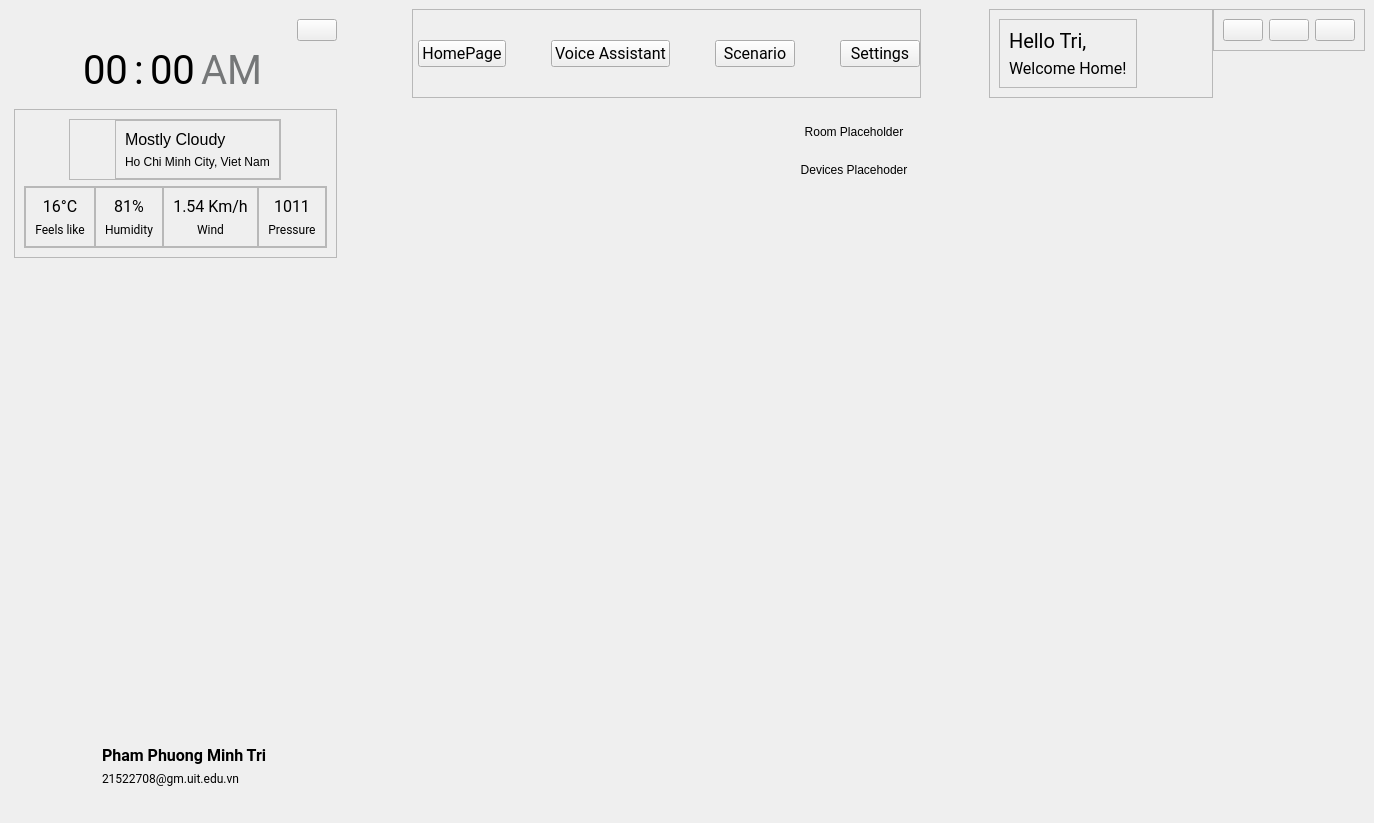
<?xml version='1.0' encoding='utf-8'?>
<ui version="4.0">
 <class>MainWindow</class>
 <widget class="QMainWindow" name="MainWindow">
  <property name="geometry">
   <rect>
    <x>0</x>
    <y>0</y>
    <width>1374</width>
    <height>823</height>
   </rect>
  </property>
  <property name="windowTitle">
   <string>MainWindow</string>
  </property>
  <property name="styleSheet">
   <string notr="true">/*#centralwidget{
background-color: rgb(31, 35, 58);
}*/</string>
  </property>
  <widget class="QWidget" name="centralwidget">
   <property name="minimumSize">
    <size>
     <width>1374</width>
     <height>823</height>
    </size>
   </property>
   <property name="styleSheet">
    <string notr="true" />
   </property>
   <layout class="QHBoxLayout" name="horizontalLayout">
    <item alignment="Qt::AlignLeft">
     <widget class="QCustomSlideMenu" name="leftMenu" native="true">
      <layout class="QVBoxLayout" name="verticalLayout">
       <property name="spacing">
        <number>5</number>
       </property>
       <property name="leftMargin">
        <number>0</number>
       </property>
       <property name="topMargin">
        <number>5</number>
       </property>
       <property name="rightMargin">
        <number>0</number>
       </property>
       <property name="bottomMargin">
        <number>5</number>
       </property>
       <item alignment="Qt::AlignTop">
        <widget class="QWidget" name="leftHeader_Menu" native="true">
         <layout class="QVBoxLayout" name="verticalLayout_2">
          <property name="spacing">
           <number>0</number>
          </property>
          <property name="leftMargin">
           <number>0</number>
          </property>
          <property name="topMargin">
           <number>0</number>
          </property>
          <property name="rightMargin">
           <number>0</number>
          </property>
          <property name="bottomMargin">
           <number>5</number>
          </property>
          <item alignment="Qt::AlignRight|Qt::AlignTop">
           <widget class="QWidget" name="widget" native="true">
            <property name="minimumSize">
             <size>
              <width>33</width>
              <height>29</height>
             </size>
            </property>
            <layout class="QVBoxLayout" name="verticalLayout_5">
             <property name="spacing">
              <number>0</number>
             </property>
             <property name="leftMargin">
              <number>5</number>
             </property>
             <property name="topMargin">
              <number>5</number>
             </property>
             <property name="rightMargin">
              <number>0</number>
             </property>
             <property name="bottomMargin">
              <number>5</number>
             </property>
             <item>
              <widget class="QPushButton" name="menuBtn">
               <property name="text">
                <string />
               </property>
               <property name="icon">
                <iconset resource="../Qss/icons/_icons.qrc">
                 <normaloff>:/feather/icons/feather/menu.png</normaloff>:/feather/icons/feather/menu.png</iconset>
               </property>
              </widget>
             </item>
            </layout>
           </widget>
          </item>
          <item alignment="Qt::AlignHCenter|Qt::AlignTop">
           <widget class="QFrame" name="frameClock">
            <property name="frameShape">
             <enum>QFrame::NoFrame</enum>
            </property>
            <layout class="QHBoxLayout" name="horizontalLayout_2">
             <property name="leftMargin">
              <number>0</number>
             </property>
             <property name="topMargin">
              <number>0</number>
             </property>
             <property name="rightMargin">
              <number>0</number>
             </property>
             <property name="bottomMargin">
              <number>0</number>
             </property>
             <item>
              <widget class="QLabel" name="labelHours">
               <property name="font">
                <font>
                 <family>Roboto</family>
                 <pointsize>30</pointsize>
                </font>
               </property>
               <property name="text">
                <string>00</string>
               </property>
              </widget>
             </item>
             <item>
              <widget class="QLabel" name="labelColon">
               <property name="maximumSize">
                <size>
                 <width>16777215</width>
                 <height>16777215</height>
                </size>
               </property>
               <property name="font">
                <font>
                 <family>Roboto</family>
                 <pointsize>30</pointsize>
                </font>
               </property>
               <property name="text">
                <string>:</string>
               </property>
              </widget>
             </item>
             <item>
              <widget class="QLabel" name="labelMinutes">
               <property name="font">
                <font>
                 <family>Roboto</family>
                 <pointsize>30</pointsize>
                </font>
               </property>
               <property name="text">
                <string>00</string>
               </property>
              </widget>
             </item>
             <item>
              <widget class="QLabel" name="labelHolder">
               <property name="font">
                <font>
                 <family>Roboto</family>
                 <pointsize>30</pointsize>
                </font>
               </property>
               <property name="text">
                <string>&lt;html&gt;&lt;head/&gt;&lt;body&gt;&lt;p&gt;&lt;span style=" color:#757778;"&gt;AM&lt;/span&gt;&lt;/p&gt;&lt;/body&gt;&lt;/html&gt;</string>
               </property>
              </widget>
             </item>
            </layout>
           </widget>
          </item>
         </layout>
        </widget>
       </item>
       <item>
        <widget class="QWidget" name="section2" native="true">
         <layout class="QVBoxLayout" name="verticalLayout_3">
          <property name="spacing">
           <number>5</number>
          </property>
          <property name="leftMargin">
           <number>5</number>
          </property>
          <property name="topMargin">
           <number>5</number>
          </property>
          <property name="rightMargin">
           <number>0</number>
          </property>
          <property name="bottomMargin">
           <number>5</number>
          </property>
          <item alignment="Qt::AlignVCenter">
           <widget class="QFrame" name="frame_10">
            <property name="frameShape">
             <enum>QFrame::StyledPanel</enum>
            </property>
            <property name="frameShadow">
             <enum>QFrame::Raised</enum>
            </property>
            <layout class="QVBoxLayout" name="verticalLayout_7">
             <item alignment="Qt::AlignHCenter">
              <widget class="QFrame" name="frame_8">
               <property name="frameShape">
                <enum>QFrame::StyledPanel</enum>
               </property>
               <property name="frameShadow">
                <enum>QFrame::Raised</enum>
               </property>
               <layout class="QHBoxLayout" name="horizontalLayout_5">
                <property name="spacing">
                 <number>0</number>
                </property>
                <property name="leftMargin">
                 <number>0</number>
                </property>
                <property name="topMargin">
                 <number>0</number>
                </property>
                <property name="rightMargin">
                 <number>0</number>
                </property>
                <property name="bottomMargin">
                 <number>0</number>
                </property>
                <item>
                 <widget class="QLabel" name="label_13">
                  <property name="minimumSize">
                   <size>
                    <width>45</width>
                    <height>45</height>
                   </size>
                  </property>
                  <property name="maximumSize">
                   <size>
                    <width>45</width>
                    <height>45</height>
                   </size>
                  </property>
                  <property name="text">
                   <string />
                  </property>
                  <property name="pixmap">
                   <pixmap resource="../Qss/icons/_icons.qrc">:/feather/icons/feather/cloud.png</pixmap>
                  </property>
                  <property name="scaledContents">
                   <bool>true</bool>
                  </property>
                 </widget>
                </item>
                <item>
                 <widget class="QFrame" name="frame_9">
                  <property name="frameShape">
                   <enum>QFrame::StyledPanel</enum>
                  </property>
                  <property name="frameShadow">
                   <enum>QFrame::Raised</enum>
                  </property>
                  <layout class="QVBoxLayout" name="verticalLayout_10">
                   <item>
                    <widget class="QLabel" name="label_11">
                     <property name="font">
                      <font>
                       <pointsize>12</pointsize>
                      </font>
                     </property>
                     <property name="text">
                      <string>Mostly Cloudy</string>
                     </property>
                    </widget>
                   </item>
                   <item>
                    <widget class="QLabel" name="label_12">
                     <property name="text">
                      <string>Ho Chi Minh City, Viet Nam</string>
                     </property>
                    </widget>
                   </item>
                  </layout>
                 </widget>
                </item>
               </layout>
              </widget>
             </item>
             <item>
              <widget class="QFrame" name="frame_4">
               <property name="frameShape">
                <enum>QFrame::StyledPanel</enum>
               </property>
               <property name="frameShadow">
                <enum>QFrame::Raised</enum>
               </property>
               <layout class="QHBoxLayout" name="horizontalLayout_3">
                <property name="spacing">
                 <number>0</number>
                </property>
                <property name="leftMargin">
                 <number>0</number>
                </property>
                <property name="topMargin">
                 <number>0</number>
                </property>
                <property name="rightMargin">
                 <number>0</number>
                </property>
                <property name="bottomMargin">
                 <number>0</number>
                </property>
                <item alignment="Qt::AlignVCenter">
                 <widget class="QFrame" name="frame_3">
                  <property name="frameShape">
                   <enum>QFrame::StyledPanel</enum>
                  </property>
                  <property name="frameShadow">
                   <enum>QFrame::Raised</enum>
                  </property>
                  <layout class="QVBoxLayout" name="verticalLayout_6">
                   <item>
                    <widget class="QLabel" name="label_3">
                     <property name="font">
                      <font>
                       <family>Roboto</family>
                       <pointsize>12</pointsize>
                      </font>
                     </property>
                     <property name="text">
                      <string>16°C</string>
                     </property>
                     <property name="alignment">
                      <set>Qt::AlignCenter</set>
                     </property>
                    </widget>
                   </item>
                   <item>
                    <widget class="QLabel" name="label_4">
                     <property name="font">
                      <font>
                       <family>Roboto</family>
                       <pointsize>9</pointsize>
                      </font>
                     </property>
                     <property name="text">
                      <string>Feels like</string>
                     </property>
                     <property name="alignment">
                      <set>Qt::AlignCenter</set>
                     </property>
                    </widget>
                   </item>
                  </layout>
                 </widget>
                </item>
                <item alignment="Qt::AlignVCenter">
                 <widget class="QFrame" name="frame_6">
                  <property name="frameShape">
                   <enum>QFrame::StyledPanel</enum>
                  </property>
                  <property name="frameShadow">
                   <enum>QFrame::Raised</enum>
                  </property>
                  <layout class="QVBoxLayout" name="verticalLayout_8">
                   <item>
                    <widget class="QLabel" name="label_7">
                     <property name="font">
                      <font>
                       <family>Roboto</family>
                       <pointsize>12</pointsize>
                      </font>
                     </property>
                     <property name="text">
                      <string>81%</string>
                     </property>
                     <property name="alignment">
                      <set>Qt::AlignCenter</set>
                     </property>
                    </widget>
                   </item>
                   <item>
                    <widget class="QLabel" name="label_8">
                     <property name="font">
                      <font>
                       <family>Roboto</family>
                       <pointsize>9</pointsize>
                      </font>
                     </property>
                     <property name="text">
                      <string>Humidity</string>
                     </property>
                     <property name="alignment">
                      <set>Qt::AlignCenter</set>
                     </property>
                    </widget>
                   </item>
                  </layout>
                 </widget>
                </item>
                <item alignment="Qt::AlignVCenter">
                 <widget class="QFrame" name="frame_12">
                  <property name="frameShape">
                   <enum>QFrame::StyledPanel</enum>
                  </property>
                  <property name="frameShadow">
                   <enum>QFrame::Raised</enum>
                  </property>
                  <layout class="QVBoxLayout" name="verticalLayout_12">
                   <item>
                    <widget class="QLabel" name="label_14">
                     <property name="font">
                      <font>
                       <family>Roboto</family>
                       <pointsize>12</pointsize>
                      </font>
                     </property>
                     <property name="text">
                      <string>1.54 Km/h</string>
                     </property>
                     <property name="alignment">
                      <set>Qt::AlignCenter</set>
                     </property>
                    </widget>
                   </item>
                   <item>
                    <widget class="QLabel" name="label_15">
                     <property name="font">
                      <font>
                       <family>Roboto</family>
                       <pointsize>9</pointsize>
                      </font>
                     </property>
                     <property name="text">
                      <string>Wind</string>
                     </property>
                     <property name="alignment">
                      <set>Qt::AlignCenter</set>
                     </property>
                    </widget>
                   </item>
                  </layout>
                 </widget>
                </item>
                <item alignment="Qt::AlignVCenter">
                 <widget class="QFrame" name="frame_7">
                  <property name="frameShape">
                   <enum>QFrame::StyledPanel</enum>
                  </property>
                  <property name="frameShadow">
                   <enum>QFrame::Raised</enum>
                  </property>
                  <layout class="QVBoxLayout" name="verticalLayout_9">
                   <item>
                    <widget class="QLabel" name="label_9">
                     <property name="font">
                      <font>
                       <family>Roboto</family>
                       <pointsize>12</pointsize>
                      </font>
                     </property>
                     <property name="text">
                      <string>1011</string>
                     </property>
                     <property name="alignment">
                      <set>Qt::AlignCenter</set>
                     </property>
                    </widget>
                   </item>
                   <item>
                    <widget class="QLabel" name="label_10">
                     <property name="font">
                      <font>
                       <family>Roboto</family>
                       <pointsize>9</pointsize>
                      </font>
                     </property>
                     <property name="text">
                      <string>Pressure</string>
                     </property>
                     <property name="alignment">
                      <set>Qt::AlignCenter</set>
                     </property>
                    </widget>
                   </item>
                  </layout>
                 </widget>
                </item>
               </layout>
              </widget>
             </item>
            </layout>
           </widget>
          </item>
         </layout>
        </widget>
       </item>
       <item>
        <spacer name="verticalSpacer">
         <property name="orientation">
          <enum>Qt::Vertical</enum>
         </property>
         <property name="sizeType">
          <enum>QSizePolicy::MinimumExpanding</enum>
         </property>
         <property name="sizeHint" stdset="0">
          <size>
           <width>10</width>
           <height>50</height>
          </size>
         </property>
        </spacer>
       </item>
       <item alignment="Qt::AlignHCenter|Qt::AlignBottom">
        <widget class="QWidget" name="section3" native="true">
         <layout class="QVBoxLayout" name="verticalLayout_25">
          <property name="spacing">
           <number>5</number>
          </property>
          <property name="leftMargin">
           <number>5</number>
          </property>
          <property name="topMargin">
           <number>5</number>
          </property>
          <property name="rightMargin">
           <number>0</number>
          </property>
          <property name="bottomMargin">
           <number>5</number>
          </property>
          <item>
           <widget class="QFrame" name="frame_2">
            <property name="frameShape">
             <enum>QFrame::NoFrame</enum>
            </property>
            <layout class="QHBoxLayout" name="horizontalLayout_4">
             <item>
              <widget class="QLabel" name="label">
               <property name="minimumSize">
                <size>
                 <width>48</width>
                 <height>48</height>
                </size>
               </property>
               <property name="maximumSize">
                <size>
                 <width>48</width>
                 <height>48</height>
                </size>
               </property>
               <property name="text">
                <string />
               </property>
               <property name="pixmap">
                <pixmap resource="../Qss/icons/_icons.qrc">:/feather/icons/feather/user.png</pixmap>
               </property>
               <property name="scaledContents">
                <bool>true</bool>
               </property>
              </widget>
             </item>
             <item alignment="Qt::AlignVCenter">
              <widget class="QFrame" name="frame">
               <property name="frameShape">
                <enum>QFrame::NoFrame</enum>
               </property>
               <layout class="QVBoxLayout" name="verticalLayout_4">
                <item>
                 <widget class="QLabel" name="labelUsername">
                  <property name="font">
                   <font>
                    <family>Roboto</family>
                    <pointsize>12</pointsize>
                    <weight>75</weight>
                    <bold>true</bold>
                   </font>
                  </property>
                  <property name="text">
                   <string>Pham Phuong Minh Tri</string>
                  </property>
                 </widget>
                </item>
                <item>
                 <widget class="QLabel" name="labelEmail">
                  <property name="font">
                   <font>
                    <family>Roboto</family>
                    <pointsize>9</pointsize>
                   </font>
                  </property>
                  <property name="text">
                   <string>21522708@gm.uit.edu.vn</string>
                  </property>
                 </widget>
                </item>
               </layout>
              </widget>
             </item>
             <item>
              <widget class="QLabel" name="label_2">
               <property name="minimumSize">
                <size>
                 <width>30</width>
                 <height>30</height>
                </size>
               </property>
               <property name="maximumSize">
                <size>
                 <width>30</width>
                 <height>30</height>
                </size>
               </property>
               <property name="text">
                <string />
               </property>
               <property name="pixmap">
                <pixmap resource="../Qss/icons/_icons.qrc">:/feather/icons/feather/log-out.png</pixmap>
               </property>
               <property name="scaledContents">
                <bool>true</bool>
               </property>
              </widget>
             </item>
            </layout>
           </widget>
          </item>
         </layout>
        </widget>
       </item>
      </layout>
     </widget>
    </item>
    <item>
     <widget class="QWidget" name="mainBody" native="true">
      <layout class="QVBoxLayout" name="verticalLayout_11">
       <property name="spacing">
        <number>0</number>
       </property>
       <property name="leftMargin">
        <number>0</number>
       </property>
       <property name="topMargin">
        <number>0</number>
       </property>
       <property name="rightMargin">
        <number>0</number>
       </property>
       <property name="bottomMargin">
        <number>0</number>
       </property>
       <item alignment="Qt::AlignTop">
        <widget class="QWidget" name="headerMenu" native="true">
         <layout class="QHBoxLayout" name="horizontalLayout_8">
          <property name="spacing">
           <number>0</number>
          </property>
          <property name="leftMargin">
           <number>0</number>
          </property>
          <property name="topMargin">
           <number>0</number>
          </property>
          <property name="rightMargin">
           <number>0</number>
          </property>
          <property name="bottomMargin">
           <number>0</number>
          </property>
          <item>
           <spacer name="horizontalSpacer_3">
            <property name="orientation">
             <enum>Qt::Horizontal</enum>
            </property>
            <property name="sizeHint" stdset="0">
             <size>
              <width>40</width>
              <height>20</height>
             </size>
            </property>
           </spacer>
          </item>
          <item>
           <widget class="QFrame" name="pagesBtn">
            <property name="frameShape">
             <enum>QFrame::StyledPanel</enum>
            </property>
            <property name="frameShadow">
             <enum>QFrame::Raised</enum>
            </property>
            <layout class="QHBoxLayout" name="horizontalLayout_6">
             <property name="spacing">
              <number>5</number>
             </property>
             <property name="leftMargin">
              <number>5</number>
             </property>
             <property name="topMargin">
              <number>5</number>
             </property>
             <property name="rightMargin">
              <number>0</number>
             </property>
             <property name="bottomMargin">
              <number>5</number>
             </property>
             <item>
              <widget class="QPushButton" name="homeBtn">
               <property name="font">
                <font>
                 <family>Roboto</family>
                 <pointsize>12</pointsize>
                </font>
               </property>
               <property name="text">
                <string>HomePage</string>
               </property>
              </widget>
             </item>
             <item>
              <spacer name="horizontalSpacer_5">
               <property name="orientation">
                <enum>Qt::Horizontal</enum>
               </property>
               <property name="sizeHint" stdset="0">
                <size>
                 <width>40</width>
                 <height>20</height>
                </size>
               </property>
              </spacer>
             </item>
             <item>
              <widget class="QPushButton" name="voiceBtn">
               <property name="font">
                <font>
                 <family>Roboto</family>
                 <pointsize>12</pointsize>
                </font>
               </property>
               <property name="text">
                <string>Voice Assistant</string>
               </property>
              </widget>
             </item>
             <item>
              <spacer name="horizontalSpacer_6">
               <property name="orientation">
                <enum>Qt::Horizontal</enum>
               </property>
               <property name="sizeHint" stdset="0">
                <size>
                 <width>40</width>
                 <height>20</height>
                </size>
               </property>
              </spacer>
             </item>
             <item>
              <widget class="QPushButton" name="scenarioBtn">
               <property name="font">
                <font>
                 <family>Roboto</family>
                 <pointsize>12</pointsize>
                </font>
               </property>
               <property name="text">
                <string>Scenario</string>
               </property>
              </widget>
             </item>
             <item>
              <spacer name="horizontalSpacer_7">
               <property name="orientation">
                <enum>Qt::Horizontal</enum>
               </property>
               <property name="sizeHint" stdset="0">
                <size>
                 <width>40</width>
                 <height>20</height>
                </size>
               </property>
              </spacer>
             </item>
             <item>
              <widget class="QPushButton" name="settingBtn">
               <property name="font">
                <font>
                 <family>Roboto</family>
                 <pointsize>12</pointsize>
                </font>
               </property>
               <property name="text">
                <string>Settings</string>
               </property>
              </widget>
             </item>
            </layout>
           </widget>
          </item>
          <item>
           <spacer name="horizontalSpacer_4">
            <property name="orientation">
             <enum>Qt::Horizontal</enum>
            </property>
            <property name="sizeHint" stdset="0">
             <size>
              <width>40</width>
              <height>20</height>
             </size>
            </property>
           </spacer>
          </item>
          <item alignment="Qt::AlignRight|Qt::AlignTop">
           <widget class="QFrame" name="frame_15">
            <property name="frameShape">
             <enum>QFrame::StyledPanel</enum>
            </property>
            <property name="frameShadow">
             <enum>QFrame::Raised</enum>
            </property>
            <layout class="QHBoxLayout" name="horizontalLayout_9">
             <item alignment="Qt::AlignVCenter">
              <widget class="QFrame" name="frame_14">
               <property name="frameShape">
                <enum>QFrame::StyledPanel</enum>
               </property>
               <property name="frameShadow">
                <enum>QFrame::Raised</enum>
               </property>
               <layout class="QVBoxLayout" name="verticalLayout_14">
                <item>
                 <widget class="QLabel" name="label_18">
                  <property name="font">
                   <font>
                    <family>Roboto</family>
                    <pointsize>15</pointsize>
                    <weight>50</weight>
                    <bold>false</bold>
                   </font>
                  </property>
                  <property name="text">
                   <string>Hello Tri,</string>
                  </property>
                 </widget>
                </item>
                <item>
                 <widget class="QLabel" name="label_19">
                  <property name="font">
                   <font>
                    <family>Roboto</family>
                    <pointsize>12</pointsize>
                    <weight>50</weight>
                    <bold>false</bold>
                   </font>
                  </property>
                  <property name="text">
                   <string>Welcome Home!</string>
                  </property>
                 </widget>
                </item>
               </layout>
              </widget>
             </item>
             <item>
              <widget class="QLabel" name="label_20">
               <property name="minimumSize">
                <size>
                 <width>60</width>
                 <height>60</height>
                </size>
               </property>
               <property name="maximumSize">
                <size>
                 <width>60</width>
                 <height>60</height>
                </size>
               </property>
               <property name="text">
                <string />
               </property>
               <property name="pixmap">
                <pixmap resource="../Qss/icons/_icons.qrc">:/feather/icons/feather/user.png</pixmap>
               </property>
               <property name="scaledContents">
                <bool>true</bool>
               </property>
              </widget>
             </item>
            </layout>
           </widget>
          </item>
          <item alignment="Qt::AlignRight|Qt::AlignTop">
           <widget class="QFrame" name="actionsBtn">
            <property name="frameShape">
             <enum>QFrame::StyledPanel</enum>
            </property>
            <property name="frameShadow">
             <enum>QFrame::Raised</enum>
            </property>
            <layout class="QHBoxLayout" name="horizontalLayout_7">
             <item>
              <widget class="QPushButton" name="minimizeBtn">
               <property name="text">
                <string />
               </property>
               <property name="icon">
                <iconset resource="../Qss/icons/_icons.qrc">
                 <normaloff>:/feather/icons/feather/minus.png</normaloff>:/feather/icons/feather/minus.png</iconset>
               </property>
              </widget>
             </item>
             <item>
              <widget class="QPushButton" name="restoreBtn">
               <property name="text">
                <string />
               </property>
               <property name="icon">
                <iconset resource="../Qss/icons/_icons.qrc">
                 <normaloff>:/feather/icons/feather/square.png</normaloff>:/feather/icons/feather/square.png</iconset>
               </property>
              </widget>
             </item>
             <item>
              <widget class="QPushButton" name="closeBtn">
               <property name="text">
                <string />
               </property>
               <property name="icon">
                <iconset resource="../Qss/icons/_icons.qrc">
                 <normaloff>:/feather/icons/feather/window_close.png</normaloff>:/feather/icons/feather/window_close.png</iconset>
               </property>
               <property name="autoDefault">
                <bool>false</bool>
               </property>
              </widget>
             </item>
            </layout>
           </widget>
          </item>
         </layout>
        </widget>
       </item>
       <item>
        <widget class="QWidget" name="stackPages" native="true">
         <property name="styleSheet">
          <string notr="true">/*#stackPages {
    background-color: rgb(255, 255, 255);
}
#homePage {
    background-color: rgb(255, 255, 255);
}
#voiceassisPage {
    background-color: rgb(255, 255, 255);
}
#scenarioPage {
    background-color: rgb(255, 255, 255);
}
#settingPage {
    background-color: rgb(255, 255, 255);
}*/
</string>
         </property>
         <layout class="QVBoxLayout" name="verticalLayout_13">
          <item>
           <widget class="QCustomQStackedWidget" name="mainPages">
            <property name="currentIndex">
             <number>0</number>
            </property>
            <widget class="QWidget" name="homePage">
             <layout class="QVBoxLayout" name="verticalLayout_15">
              <item alignment="Qt::AlignTop">
               <widget class="QWidget" name="widget_3" native="true">
                <layout class="QVBoxLayout" name="verticalLayout_16">
                 <item>
                  <widget class="QLabel" name="label_5">
                   <property name="text">
                    <string>Room Placeholder</string>
                   </property>
                   <property name="alignment">
                    <set>Qt::AlignCenter</set>
                   </property>
                  </widget>
                 </item>
                </layout>
               </widget>
              </item>
              <item>
               <widget class="QWidget" name="widget_6" native="true">
                <layout class="QVBoxLayout" name="verticalLayout_17">
                 <item>
                  <widget class="QLabel" name="label_6">
                   <property name="text">
                    <string>Devices Placehoder</string>
                   </property>
                   <property name="alignment">
                    <set>Qt::AlignCenter</set>
                   </property>
                  </widget>
                 </item>
                 <item>
                  <spacer name="verticalSpacer_2">
                   <property name="orientation">
                    <enum>Qt::Vertical</enum>
                   </property>
                   <property name="sizeType">
                    <enum>QSizePolicy::MinimumExpanding</enum>
                   </property>
                   <property name="sizeHint" stdset="0">
                    <size>
                     <width>10</width>
                     <height>10</height>
                    </size>
                   </property>
                  </spacer>
                 </item>
                </layout>
               </widget>
              </item>
             </layout>
            </widget>
            <widget class="QWidget" name="voiceassisPage">
             <layout class="QVBoxLayout" name="verticalLayout_18">
              <item>
               <widget class="QWidget" name="widget_5" native="true">
                <layout class="QVBoxLayout" name="verticalLayout_19">
                 <item>
                  <widget class="QLabel" name="label_16">
                   <property name="text">
                    <string>Voice Assistant PlaceHolder</string>
                   </property>
                   <property name="alignment">
                    <set>Qt::AlignCenter</set>
                   </property>
                  </widget>
                 </item>
                </layout>
               </widget>
              </item>
             </layout>
            </widget>
            <widget class="QWidget" name="scenarioPage">
             <layout class="QVBoxLayout" name="verticalLayout_20">
              <item>
               <widget class="QWidget" name="widget_7" native="true">
                <layout class="QVBoxLayout" name="verticalLayout_21">
                 <item>
                  <widget class="QLabel" name="label_17">
                   <property name="text">
                    <string>Scenario Placeholder</string>
                   </property>
                   <property name="alignment">
                    <set>Qt::AlignCenter</set>
                   </property>
                  </widget>
                 </item>
                </layout>
               </widget>
              </item>
             </layout>
            </widget>
            <widget class="QWidget" name="settingPage">
             <layout class="QVBoxLayout" name="verticalLayout_23">
              <item alignment="Qt::AlignHCenter|Qt::AlignVCenter">
               <widget class="QWidget" name="widget_9" native="true">
                <layout class="QVBoxLayout" name="verticalLayout_22">
                 <item>
                  <widget class="QLabel" name="label_21">
                   <property name="font">
                    <font>
                     <family>Roboto</family>
                    </font>
                   </property>
                   <property name="text">
                    <string>Setting PlaceHolder</string>
                   </property>
                   <property name="alignment">
                    <set>Qt::AlignCenter</set>
                   </property>
                  </widget>
                 </item>
                 <item>
                  <widget class="QFrame" name="frame_13">
                   <property name="frameShape">
                    <enum>QFrame::StyledPanel</enum>
                   </property>
                   <property name="frameShadow">
                    <enum>QFrame::Raised</enum>
                   </property>
                   <layout class="QHBoxLayout" name="horizontalLayout_10">
                    <item>
                     <widget class="QLabel" name="label_22">
                      <property name="font">
                       <font>
                        <family>Roboto</family>
                       </font>
                      </property>
                      <property name="text">
                       <string>Theme</string>
                      </property>
                     </widget>
                    </item>
                    <item>
                     <widget class="QComboBox" name="themeList" />
                    </item>
                   </layout>
                  </widget>
                 </item>
                </layout>
               </widget>
              </item>
             </layout>
            </widget>
           </widget>
          </item>
         </layout>
        </widget>
       </item>
      </layout>
     </widget>
    </item>
   </layout>
  </widget>
 </widget>
 <customwidgets>
  <customwidget>
   <class>QCustomSlideMenu</class>
   <extends>QWidget</extends>
   <header>Custom_Widgets.QCustomSlideMenu.h</header>
   <container>1</container>
  </customwidget>
  <customwidget>
   <class>QCustomQStackedWidget</class>
   <extends>QStackedWidget</extends>
   <header>Custom_Widgets.QCustomQStackedWidget.h</header>
   <container>1</container>
  </customwidget>
 <customwidget><class>QPushButton</class><extends>QPushButton</extends><header location="global">Custom_Widgets.Theme.h</header><container>1</container></customwidget><customwidget><class>QLabel</class><extends>QLabel</extends><header location="global">Custom_Widgets.Theme.h</header><container>1</container></customwidget></customwidgets>
 <connections />
</ui>
